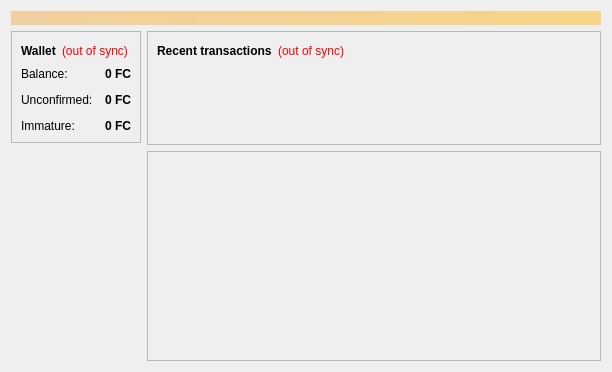
<?xml version="1.0" encoding="UTF-8"?>
<ui version="4.0">
 <class>OverviewPage</class>
 <widget class="QWidget" name="OverviewPage">
  <property name="geometry">
   <rect>
    <x>0</x>
    <y>0</y>
    <width>573</width>
    <height>342</height>
   </rect>
  </property>
  <property name="windowTitle">
   <string>Form</string>
  </property>
  <layout class="QVBoxLayout" name="topLayout">
   <item>
    <widget class="QLabel" name="labelAlerts">
     <property name="visible">
      <bool>false</bool>
     </property>
     <property name="styleSheet">
      <string notr="true">background-color: qlineargradient(x1: 0, y1: 0, x2: 1, y2: 0, stop:0 #F0D0A0, stop:1 #F8D488); color:#000000;</string>
     </property>
     <property name="wordWrap">
      <bool>true</bool>
     </property>
     <property name="margin">
      <number>3</number>
     </property>
    </widget>
   </item>
   <item>
    <layout class="QHBoxLayout" name="horizontalLayout" stretch="1,1">
     <item>
      <layout class="QVBoxLayout" name="verticalLayout_2">
       <item>
        <widget class="QFrame" name="frame">
         <property name="frameShape">
          <enum>QFrame::StyledPanel</enum>
         </property>
         <property name="frameShadow">
          <enum>QFrame::Raised</enum>
         </property>
         <layout class="QVBoxLayout" name="verticalLayout_4">
          <item>
           <layout class="QHBoxLayout" name="horizontalLayout_4">
            <item>
             <widget class="QLabel" name="label_5">
              <property name="font">
               <font>
                <weight>75</weight>
                <bold>true</bold>
               </font>
              </property>
              <property name="text">
               <string>Wallet</string>
              </property>
             </widget>
            </item>
            <item>
             <widget class="QLabel" name="labelWalletStatus">
              <property name="toolTip">
               <string>The displayed information may be out of date. Your wallet automatically synchronizes with the Fuguecoin network after a connection is established, but this process has not completed yet.</string>
              </property>
              <property name="styleSheet">
               <string notr="true">QLabel { color: red; }</string>
              </property>
              <property name="text">
               <string notr="true">(out of sync)</string>
              </property>
              <property name="alignment">
               <set>Qt::AlignLeading|Qt::AlignLeft|Qt::AlignVCenter</set>
              </property>
             </widget>
            </item>
            <item>
             <spacer name="horizontalSpacer_2">
              <property name="orientation">
               <enum>Qt::Horizontal</enum>
              </property>
              <property name="sizeHint" stdset="0">
               <size>
                <width>40</width>
                <height>20</height>
               </size>
              </property>
             </spacer>
            </item>
           </layout>
          </item>
          <item>
           <layout class="QFormLayout" name="formLayout_2">
            <property name="fieldGrowthPolicy">
             <enum>QFormLayout::AllNonFixedFieldsGrow</enum>
            </property>
            <property name="horizontalSpacing">
             <number>12</number>
            </property>
            <property name="verticalSpacing">
             <number>12</number>
            </property>
            <item row="0" column="0">
             <widget class="QLabel" name="label">
              <property name="text">
               <string>Balance:</string>
              </property>
             </widget>
            </item>
            <item row="0" column="1">
             <widget class="QLabel" name="labelBalance">
              <property name="font">
               <font>
                <weight>75</weight>
                <bold>true</bold>
               </font>
              </property>
              <property name="cursor">
               <cursorShape>IBeamCursor</cursorShape>
              </property>
              <property name="toolTip">
               <string>Your current balance</string>
              </property>
              <property name="text">
               <string notr="true">0 FC</string>
              </property>
              <property name="textInteractionFlags">
               <set>Qt::LinksAccessibleByMouse|Qt::TextSelectableByKeyboard|Qt::TextSelectableByMouse</set>
              </property>
             </widget>
            </item>
            <item row="1" column="0">
             <widget class="QLabel" name="label_3">
              <property name="text">
               <string>Unconfirmed:</string>
              </property>
             </widget>
            </item>
            <item row="1" column="1">
             <widget class="QLabel" name="labelUnconfirmed">
              <property name="font">
               <font>
                <weight>75</weight>
                <bold>true</bold>
               </font>
              </property>
              <property name="cursor">
               <cursorShape>IBeamCursor</cursorShape>
              </property>
              <property name="toolTip">
               <string>Total of transactions that have yet to be confirmed, and do not yet count toward the current balance</string>
              </property>
              <property name="text">
               <string notr="true">0 FC</string>
              </property>
              <property name="textInteractionFlags">
               <set>Qt::LinksAccessibleByMouse|Qt::TextSelectableByKeyboard|Qt::TextSelectableByMouse</set>
              </property>
             </widget>
            </item>
            <item row="2" column="0">
             <widget class="QLabel" name="labelImmatureText">
              <property name="text">
               <string>Immature:</string>
              </property>
             </widget>
            </item>
            <item row="2" column="1">
             <widget class="QLabel" name="labelImmature">
              <property name="font">
               <font>
                <weight>75</weight>
                <bold>true</bold>
               </font>
              </property>
              <property name="toolTip">
               <string>Mined balance that has not yet matured</string>
              </property>
              <property name="text">
               <string notr="true">0 FC</string>
              </property>
              <property name="textInteractionFlags">
               <set>Qt::LinksAccessibleByMouse|Qt::TextSelectableByKeyboard|Qt::TextSelectableByMouse</set>
              </property>
             </widget>
            </item>
           </layout>
          </item>
         </layout>
        </widget>
       </item>
       <item>
        <spacer name="verticalSpacer">
         <property name="orientation">
          <enum>Qt::Vertical</enum>
         </property>
         <property name="sizeHint" stdset="0">
          <size>
           <width>20</width>
           <height>40</height>
          </size>
         </property>
        </spacer>
       </item>
      </layout>
     </item>
     <item>
      <layout class="QVBoxLayout" name="verticalLayout_3">
       <item>
        <widget class="QFrame" name="frame_2">
         <property name="frameShape">
          <enum>QFrame::StyledPanel</enum>
         </property>
         <property name="frameShadow">
          <enum>QFrame::Raised</enum>
         </property>
         <layout class="QVBoxLayout" name="verticalLayout">
          <item>
           <layout class="QHBoxLayout" name="horizontalLayout_2">
            <item>
             <widget class="QLabel" name="label_4">
              <property name="text">
               <string>&lt;b&gt;Recent transactions&lt;/b&gt;</string>
              </property>
             </widget>
            </item>
            <item>
             <widget class="QLabel" name="labelTransactionsStatus">
              <property name="toolTip">
               <string>The displayed information may be out of date. Your wallet automatically synchronizes with the Fuguecoin network after a connection is established, but this process has not completed yet.</string>
              </property>
              <property name="styleSheet">
               <string notr="true">QLabel { color: red; }</string>
              </property>
              <property name="text">
               <string notr="true">(out of sync)</string>
              </property>
              <property name="alignment">
               <set>Qt::AlignRight|Qt::AlignTrailing|Qt::AlignVCenter</set>
              </property>
             </widget>
            </item>
            <item>
             <spacer name="horizontalSpacer">
              <property name="orientation">
               <enum>Qt::Horizontal</enum>
              </property>
              <property name="sizeHint" stdset="0">
               <size>
                <width>40</width>
                <height>20</height>
               </size>
              </property>
             </spacer>
            </item>
           </layout>
          </item>
          <item>
           <widget class="QListView" name="listTransactions">
            <property name="styleSheet">
             <string notr="true">QListView { background: transparent; }</string>
            </property>
            <property name="frameShape">
             <enum>QFrame::NoFrame</enum>
            </property>
            <property name="verticalScrollBarPolicy">
             <enum>Qt::ScrollBarAlwaysOff</enum>
            </property>
            <property name="horizontalScrollBarPolicy">
             <enum>Qt::ScrollBarAlwaysOff</enum>
            </property>
            <property name="selectionMode">
             <enum>QAbstractItemView::NoSelection</enum>
            </property>
           </widget>
          </item>
         </layout>
        </widget>
       </item>
       <item>
        <spacer name="verticalSpacer_2">
         <property name="orientation">
          <enum>Qt::Vertical</enum>
         </property>
         <property name="sizeHint" stdset="0">
          <size>
           <width>20</width>
           <height>40</height>
          </size>
         </property>
        </spacer>
       </item>
       <item>
        <widget class="QFrame" name="workplotframe">
         <property name="frameShape">
          <enum>QFrame::StyledPanel</enum>
         </property>
         <property name="frameShadow">
          <enum>QFrame::Raised</enum>
         </property>
         <layout class="QVBoxLayout" name="verticalLayout_31">
          <property name="leftMargin">
           <number>1</number>
          </property>
          <property name="topMargin">
           <number>1</number>
          </property>
          <property name="rightMargin">
           <number>1</number>
          </property>
          <property name="bottomMargin">
           <number>1</number>
          </property>
          <item>
           <layout class="QHBoxLayout" name="horizontalLayout_3">
            <item>
             <widget class="QCustomPlot" name="workplot" native="true">
              <property name="minimumSize">
               <size>
                <width>450</width>
                <height>206</height>
               </size>
              </property>
             </widget>
            </item>
           </layout>
          </item>
         </layout>
        </widget>
       </item>
      </layout>
     </item>
    </layout>
   </item>
  </layout>
 </widget>
 <customwidgets>
  <customwidget>
   <class>QCustomPlot</class>
   <extends>QWidget</extends>
   <header>qt/qcustomplot.h</header>
   <container>1</container>
  </customwidget>
 </customwidgets>
 <resources>
  <include location="../bitcoin.qrc"/>
 </resources>
 <connections/>
</ui>
